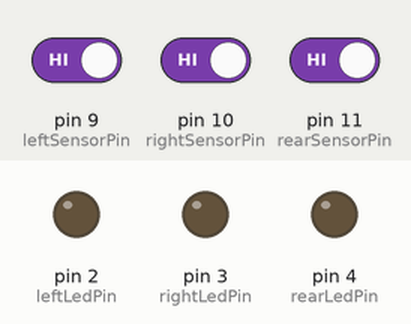
This sketch was run on a simulated Arduino Uno, built with avr-gcc and run on an emulated ATmega328P. Shown: output pins drawn as LEDs (lit = HIGH). Inputs (shaded band) come from the test bench; at power-on: pin 9 (leftSensorPin) HIGH, pin 10 (rightSensorPin) HIGH, pin 11 (rearSensorPin) HIGH.

Above: at 1.2 s.
1.3 s: pin 9 (leftSensorPin) driven LOW
At 2.5 s:
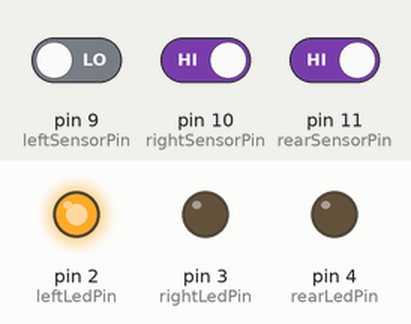
2.8 s: pin 10 (rightSensorPin) driven LOW
At 3.6 s:
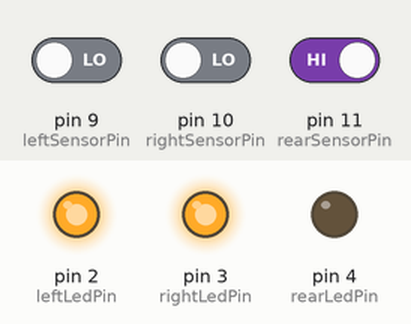
4.3 s: pin 11 (rearSensorPin) driven LOW
At 4.8 s:
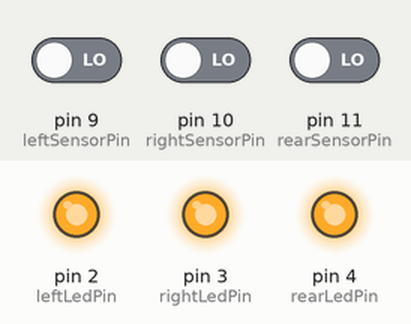
5.8 s: pin 9 (leftSensorPin) driven HIGH
At 7.0 s:
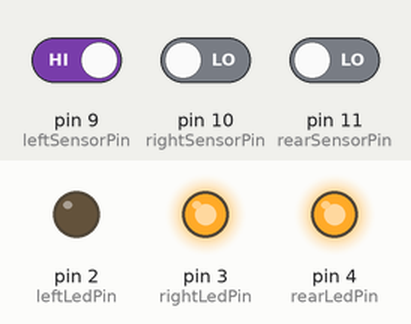
7.3 s: pin 10 (rightSensorPin) driven HIGH
At 8.3 s:
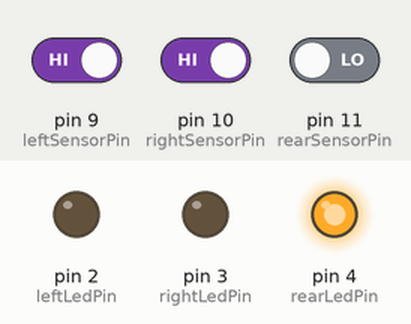
8.8 s: pin 9 (leftSensorPin) driven LOW
At 9.4 s:
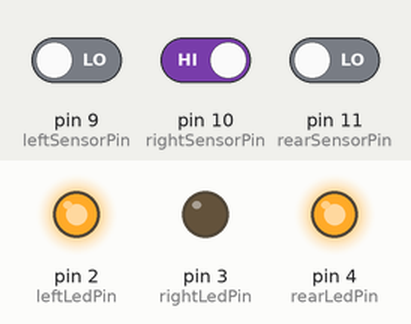
Timing chart, 0 to 11.3 s (numbered marks = the images above; inputs shaded):
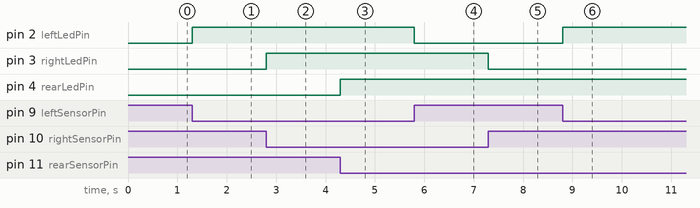

Measured:
- after the input at 1.3 s, pin 2 (leftLedPin): LOW → HIGH at once
- after the input at 2.8 s, pin 3 (rightLedPin): LOW → HIGH at once
- after the input at 4.3 s, pin 4 (rearLedPin): LOW → HIGH at once
- after the input at 5.8 s, pin 2 (leftLedPin): HIGH → LOW at once
- after the input at 7.3 s, pin 3 (rightLedPin): HIGH → LOW at once
- after the input at 8.8 s, pin 2 (leftLedPin): LOW → HIGH at once

The sketch:

MultiObjectDetectionAlert.ino
```cpp
#include <Arduino.h>

// Pin assignments for LEDs
int leftLedPin = 2;  // Left LED
int rightLedPin = 3; // Right LED
int rearLedPin = 4; // Rear LED

// Pin assignments for sensors
int leftSensorPin = 9;  // Left sensor
int rightSensorPin = 10; // Right sensor
int rearSensorPin = 11;  // Rear sensor


void setup() {
  // Define LEDs as output
  pinMode(leftLedPin, OUTPUT);
  pinMode(rightLedPin, OUTPUT);
  pinMode(rearLedPin, OUTPUT);

  // Define sensors as input
  pinMode(leftSensorPin, INPUT);
  pinMode(rightSensorPin, INPUT);
  pinMode(rearSensorPin, INPUT);
}

void loop() {
  int leftVal = digitalRead(leftSensorPin);  // Read left sensor
  int rightVal = digitalRead(rightSensorPin); // Read right sensor
  int rearVal = digitalRead(rearSensorPin);  // Read rear sensor

  // Control LEDs based on sensor values (turns on LED if obstacle detected)
  digitalWrite(leftLedPin, leftVal == LOW ? HIGH : LOW);  // Left LED
  digitalWrite(rightLedPin, rightVal == LOW ? HIGH : LOW); // Right LED
  digitalWrite(rearLedPin, rearVal == LOW ? HIGH : LOW);  // Rear LED
}
```
